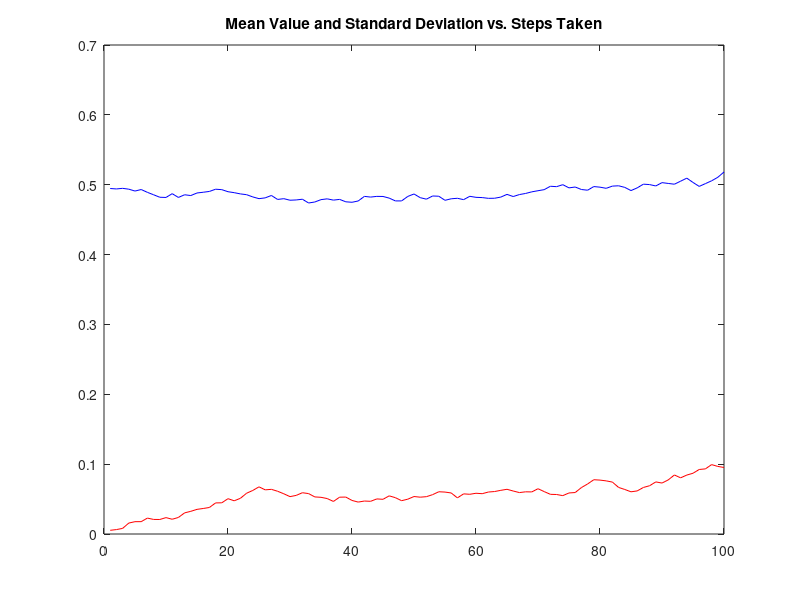

The MATLAB script that drew this image:
% MultiWalker.m

% Simulates the motion of many random walkers in a square defined by 
% x=[0, 1], y=[0, 1].

% Author: J. Patrick Lacher
% EG10112 Section 2 Group 5

%% Set Parameters

Nw = 5; %number of walkers (from 5-500)
Ns = 100; %number of steps for each walker (up to 2000)
r = .01; %length of each step (0.01 or 0.02)
x = 0.5; %initial position of each walker (0, 0.5, or 1)
y = 0.5; %initial position of each walker (0, 0.5, or 1)

%% Determine Positions of Walkers and Plot for Any Given Step
for it = 1:Ns
    
    %finds the position of all the walkers
    theta = 2*pi*rand(Nw,1);
    x = x + r*cos(theta);
    y = y + r*sin(theta);
    
    %forces the walkers to remain within the bounds of the field
    x(x>1)=1;
    x(x<0)=0;
    y(y>1)=1;
    y(y<0)=0;
    
    % calculate the mean value and standard deviation of x
    meanvalue(it) = mean(x);
    deviation(it) = std(x);
    steps = linspace(1,it,length(meanvalue));
    
    plot(x,y,'.')
    title('Walker Position')
    hist(x,20)
    title('Histogram of X-Coordinates')
    plot(steps,meanvalue,'b',steps,deviation,'r')
    title('Mean Value and Standard Deviation vs. Steps Taken')
    drawnow
    pause(.15)
end